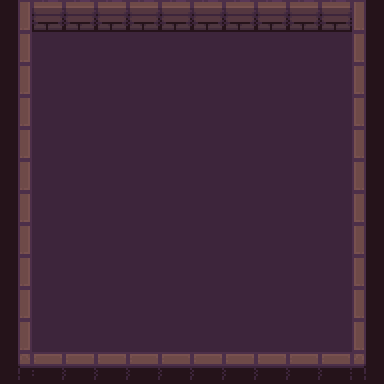

Rendered tile map (Tiled .tmx) drawn with the repository's tilesets; below, a short description and the full map source, tile grids included:
An orthogonal 12x12 tile map with 32x32 px tiles, 1 tile layer (Tile Layer 1) and 4 objects.

<map version="1.10" tiledversion="1.11.0" orientation="orthogonal" renderorder="right-down" width="12" height="12" tilewidth="32" tileheight="32" infinite="0" nextlayerid="3" nextobjectid="5">
 <tileset firstgid="1" source="dungeon.tsx" />
 <layer id="1" name="Tile Layer 1" width="12" height="12">
  <data encoding="csv">
1,2,2,2,2,2,2,2,2,2,2,3,
1,4,4,4,4,4,4,4,4,4,4,3,
1,4,4,4,4,4,4,4,4,4,4,3,
1,4,4,4,4,4,4,4,4,4,4,3,
1,4,4,4,4,4,4,4,4,4,4,3,
1,4,4,4,4,4,4,4,4,4,4,3,
1,4,4,4,4,4,4,4,4,4,4,3,
1,4,4,4,4,4,4,4,4,4,4,3,
1,4,4,4,4,4,4,4,4,4,4,3,
1,4,4,4,4,4,4,4,4,4,4,3,
1,4,4,4,4,4,4,4,4,4,4,3,
11,12,12,12,12,12,12,12,12,12,12,13
</data>
 </layer>
 <objectgroup id="2" name="Object Layer 1">
  <object id="1" gid="47" x="95.9772" y="94.5206" width="32" height="32">
   <properties>
    <property name="gid" type="int" value="46" />
   </properties>
  </object>
  <object id="2" gid="55" x="160.842" y="160.068" width="32" height="32">
   <properties>
    <property name="gid" type="int" value="54" />
   </properties>
  </object>
  <object id="3" gid="15" x="255.067" y="125.929" width="32" height="32">
   <properties>
    <property name="gid" type="int" value="14" />
   </properties>
  </object>
  <object id="4" gid="25" x="95.2945" y="222.885" width="32" height="32">
   <properties>
    <property name="gid" type="int" value="24" />
   </properties>
  </object>
 </objectgroup>
</map>